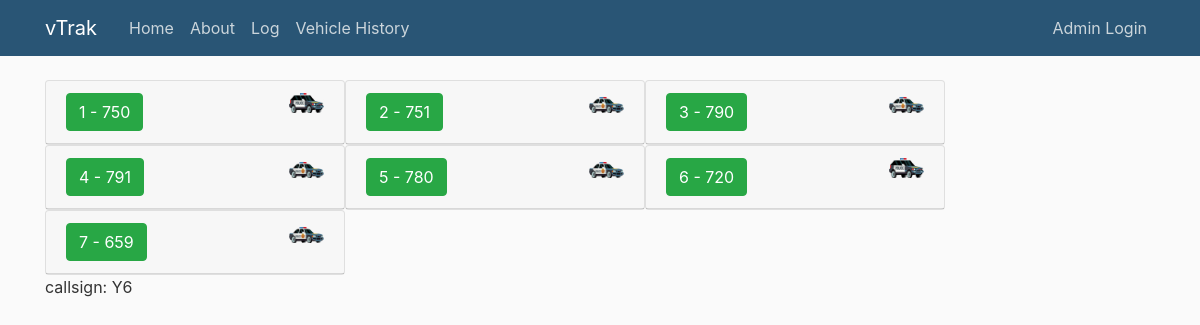
Before: /log with the older database file.
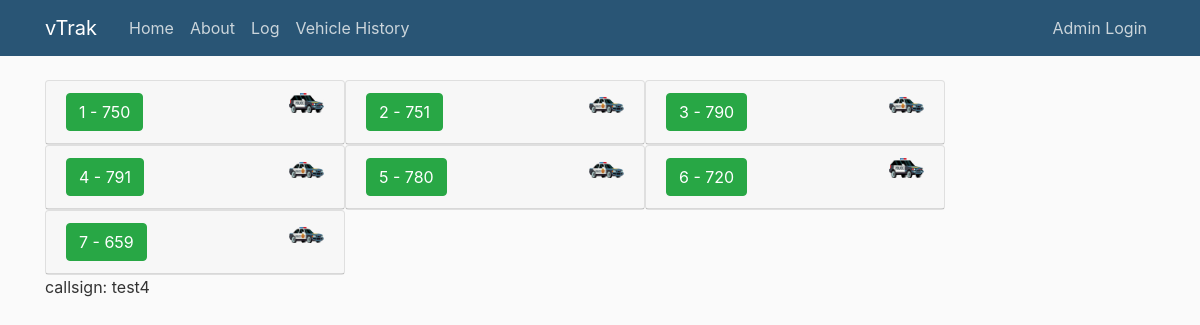
After: the same page with the newer database file.
### vTrak/models.py (models this page shows, shortened)
class Vehicletable(models.Model):
    vehnum = models.CharField(max_length=3)
    vehtype = models.ForeignKey('Typetable', on_delete=models.PROTECT)
    is_lpr = models.BooleanField(default='False')
    isforpatrol = models.BooleanField(default='False')
    status = models.ForeignKey('Statustable', on_delete=models.PROTECT)
    is_active = models.BooleanField(default='False')
    datetaken = models.DateTimeField(default=timezone.now)
    callsigninuse = models.CharField(max_length=7,default=False)

class Activitytable(models.Model):
    vehnum = models.CharField(max_length=3)
    callsign = models.CharField(max_length=7)
    squad = models.CharField(max_length=20)
    created_on = models.DateTimeField(auto_now_add=True)

### vTrak/views.py (the view)
# urls.py: path('log', views.log, name='vTrak-log'),
def log(request):
    car = 791
    content = {
        'Vehicleinfo': Vehicletable.objects.all(),
        'Activityinfo': Activitytable.objects.all().order_by('-created_on'),
        'anothertest': Activitytable.objects.only('callsign').filter(vehnum=car).order_by('-created_on')[:1],
    }
    return render(request, 'vTrak/log.html', content)

### vTrak/templates/vTrak/log.html (shortened to what this page needs)
{% extends "vTrak/base.html" %}
{% load static %}
{% block content %}
    <div class="d-flex flex-wrap">
                    {% for veh in Vehicleinfo %}
                        <div class="card" style="width: 300px">
                            <div class="card-header" role="tab" id="headingOne">
                                <button class="btn btn-success">
                                    {{ forloop.counter }} - {{veh.vehnum}}
                                </button>
                                {% if veh.vehtype_id == 1 %}
                                    <img src="{% static 'vTrak/media/Vehicle-SUV.png' %}" align="right" alt="SUV" width="35" height="20">
                                {% elif veh.vehtype_id == 2 %}
                                    <img src="{% static 'vTrak/media/VehicleCrownVic.png' %}" align="right" alt="Crown Vic" width="35" height="20">
                                {% endif %}
                            </div>
                        </div>
                    {% endfor %}
    </div>
{% for vehicletest in anothertest %}
    <p>
    callsign: {{ vehicletest.callsign}}
    <br>
    </p>
    {% endfor %}
{% endblock content %}

Changed rows visible on the page:
no longer on this page (row unchanged): Activitytable: callsign "Y6"
added Activitytable: callsign "test4"
